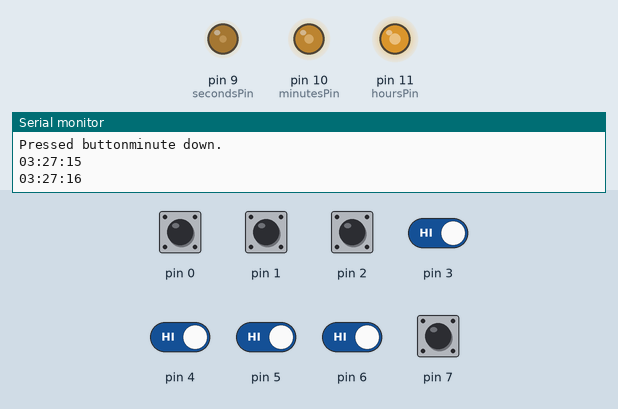
Recording of a sketch running on a simulated Arduino Uno, built for the host (arithmetic inside an expression is 32-bit, double 64-bit). Shown: output pins drawn as LEDs (lit = HIGH), the last lines printed to the serial monitor. Inputs (shaded band) come from the test bench; at power-on: pin 0–7 HIGH. The local clock reads 2024-03-15 10:24:30 at power-on unless the sketch sets it.

Above: at 1.2 s.
1.3 s: pin 2 driven LOW
At 1.49 s:
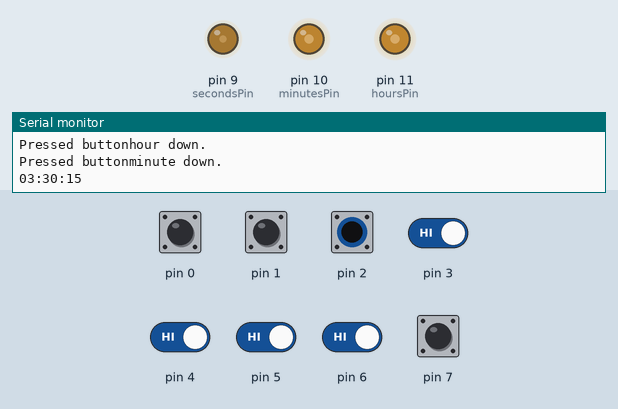
4.3 s: pin 3 driven LOW
At 4.79 s:
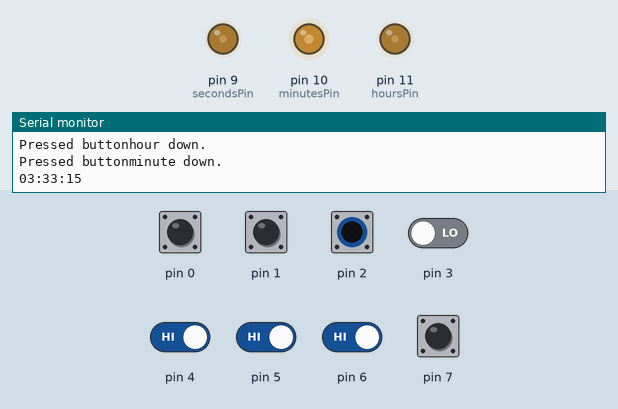
7.3 s: pin 4 driven LOW
10.3 s: pin 5 driven LOW
Timing chart, 0 to 11.9 s (numbered marks = the images above; inputs shaded):
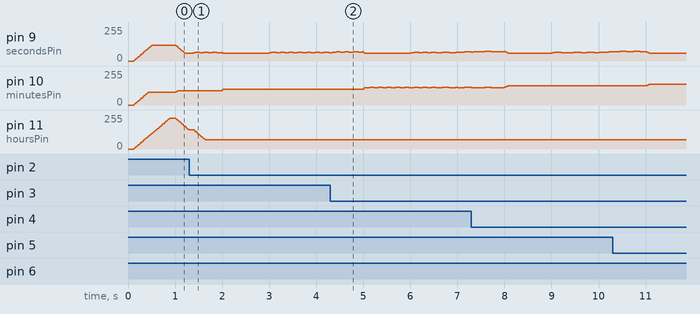

The sketch:

redo.ino
```cpp
#include <Wire.h>
#include <iarduino_RTC.h>
#include "buttons.h"

// Pins 2..7 are used for buttons. Six of them.
#define RTC_VCC    A3
#define RTC_GND    A2
#define hoursPin   11
#define minutesPin 10
#define secondsPin 9

iarduino_RTC time(RTC_DS1307);

struct triplet {
  byte hours, minutes, seconds;
} currPWM, nextPWM;

void setup(){
  Serial.begin(9600);
  Serial.println("Initing voltclock");
  pinMode(hoursPin,   OUTPUT);
  pinMode(minutesPin, OUTPUT);
  pinMode(secondsPin, OUTPUT);
  DDRD |= 0; // set button pins to input at once

  digitalWrite(RTC_VCC, HIGH);
  digitalWrite(RTC_GND, LOW);

  time.begin();
  Serial.println("Init voltclock");
}

#define ring(val, incrementor, low, high)                \
  ((val) == (low) && (incrementor) == -1) ? (high)\
  : ((val) == (high) && (incrementor) == 1) ? (low)\
  : (val) + (incrementor)


// Take the difference between nextPWM and currPWM. If it is > 0, it means there
// is still place to go right, so increment. If < 0, it means hand has to go
// left, so decrement. If there is no difference, just return 0.
#define incdec(val)\
  (val) > 0 ? 1 \
  : (val) < 1 ? -1 \
  : 0
#define runEvery_ms(ms) if(millis() % (ms) == 0)
void loop() {
  // move hands a little
  runEvery_ms(13) {
    analogWrite(hoursPin,
                currPWM.hours += incdec(nextPWM.hours - currPWM.hours));
    analogWrite(minutesPin,
                currPWM.minutes += incdec(nextPWM.minutes - currPWM.minutes));
    analogWrite(secondsPin,
                currPWM.seconds += incdec(nextPWM.seconds - currPWM.seconds));
  }

  // sync every second
  runEvery_ms(1000) {
    updateNextPWM();
  }

  // button-pressing
  VoltclockButton buttonPressed = getButtonPress();
  if(buttonPressed) {
    byte incrementor, incrementee;
    handleButton(buttonPressed, incrementor, incrementee);
    adjust(incrementor, incrementee);
    // force sync time
    updateNextPWM();
  }

}

void updateNextPWM() {
  nextPWM = {calcHours(time.Hours),
             calcMinutes(time.minutes),
             calcSeconds(time.seconds)};
  Serial.println(time.gettime("h:i:s"));
}

inline byte calcHours(const byte hour) {
  return 23*(hour > 11 ? hour - 12 : hour);
}

inline byte calcMinutes(const byte minute) {
  return 4*minute;
}

inline byte calcSeconds(const byte second) {
  return 4*second;
}

void handleButton(VoltclockButton button,
                  byte &incrementor,
                  byte &incrementee) {
  incrementor =
    button == hourUp ? +1
    : button == minuteUp ? +1
    : button == secondDown ? +1
    : -1;
  incrementee =
    button == hourUp ? 1
    : button == hourDown ? 1
    : button == minuteUp ? 2
    : button == minuteDown ? 2
    : 3;
}

// incrementee: 1 h  2 m  3 s
// incrementor: 0 or 1
void adjust(byte incrementor, byte incrementee) {
  byte _hours   = incrementee == 1
    ? ring(time.Hours,   incrementor, 0, 23) : -1;
  byte _minutes = incrementee == 2
    ? ring(time.minutes, incrementor, 0, 59) : -1;
  byte _seconds = incrementee == 3
    ? ring(time.seconds, incrementor, 0, 59) : -1;
  time.settime(_seconds, _minutes, _hours);
}
```

buttons.h
```cpp
// buttons.h: button processing for voltclock
#pragma once

enum VoltclockButton {
              secondUp = 2,
              secondDown,
              hourUp,
              minuteUp,
              hourDown,
              minuteDown,
              EOL};
#define iterateButtons for(byte btn = secondDown; btn < EOL; btn++)

char* getStringButton(byte bitmask) {
  switch(bitmask) {
  case 1 << secondUp:
    return "second up";
  case 1 << secondDown:
    return "second down";
  case 1 << hourUp:
    return "hour up";
  case 1 << hourDown:
    return "hour down";
  case 1 << minuteUp:
    return "minute up";
  case 1 << minuteDown:
    return "minute down";
  default:
    return "unknown :(";
  }
}

VoltclockButton getButtonPress() {
  static byte prevPIND;
  byte currPIND = PIND & 0b11111100, // get buttons but not RX and TX
    res = 0;
  iterateButtons {
    //          v  check if anything is different
    //   check if the btn is pressed now  v
    if((currPIND != prevPIND) && (currPIND & (1 << btn))) {
      Serial.print("Pressed button");
      Serial.print(getStringButton(1 << btn));
      Serial.println(".");
      res = btn;
    }
  }
  prevPIND = currPIND;
  return res;
}
```

Measured:
- by itself, pin 11 (hoursPin): repeats every 0.74 s: 69/255 0.27 s, 68/255 0.18 s, 69/255 0.14 s, 68/255 0.14 s
